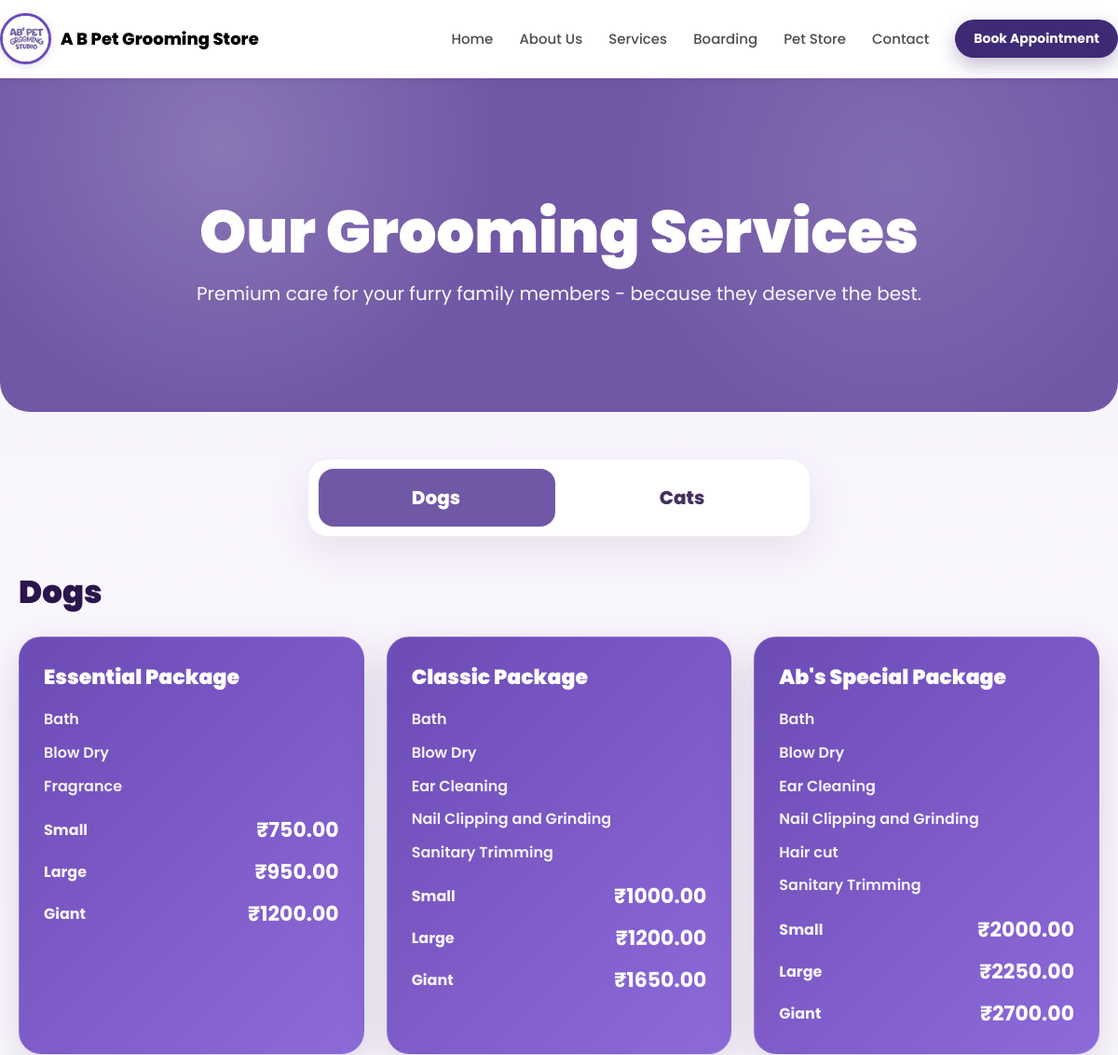
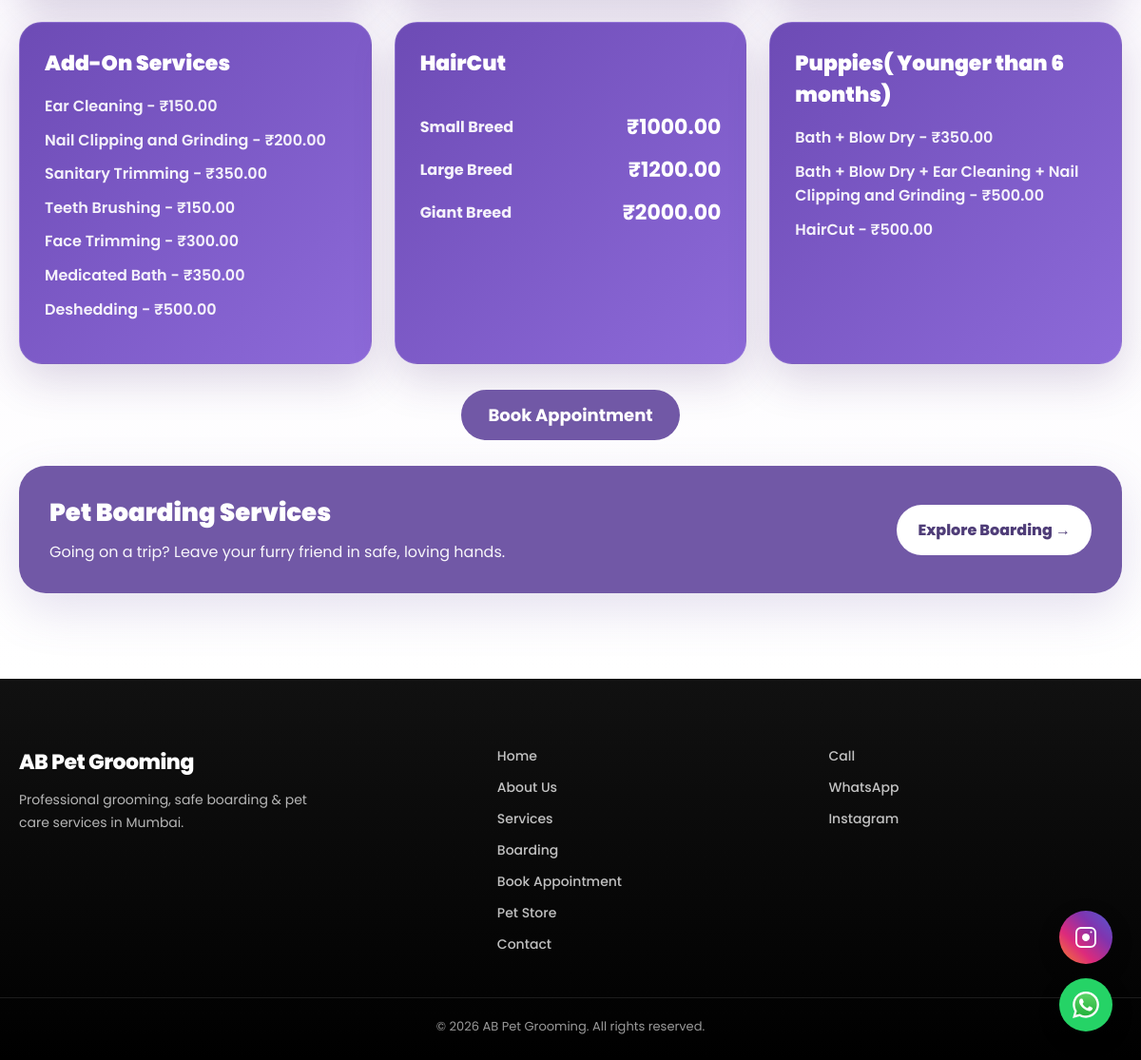
/services.php, run on the app's committed database (2 pictures, top to bottom).
### tables this page shows
CREATE TABLE `service_cards` (
  `id` int(11) NOT NULL,
  `title` varchar(255) DEFAULT NULL,
  `category` enum('dog','cat') DEFAULT NULL
);

CREATE TABLE `service_card_items` (
  `id` int(11) NOT NULL,
  `service_id` int(11) DEFAULT NULL,
  `type` enum('item','breed') DEFAULT NULL,
  `name` varchar(255) DEFAULT NULL,
  `price` decimal(10,2) DEFAULT NULL
);

### services.php (the view, shortened to what this page needs)
<?php
include 'config/db.php';
?>
<?php include "includes/header.php"; ?>
<section class="services-page">
  <section class="svc-hero">
    <div class="container svc-hero-inner">
      <h1>Our Grooming Services</h1>
      <p>Premium care for your furry family members - because they deserve the best.</p>
    </div>
  </section>
  <div class="svc-wrap">
    <div class="container">
      <div class="svc-toggle">
        <div class="svc-indicator"></div>
        <button class="svc-tab active" data-target="dogsPanel">
          Dogs
        </button>
        <button class="svc-tab" data-target="catsPanel">
          Cats
        </button>
      </div>
      <div class="svc-panel active" id="dogsPanel">
        <h2 class="svc-section-title">Dogs</h2>
        <div class="svc-grid-3">
        <?php
        $dogs = mysqli_query($conn,"
        SELECT * FROM service_cards
        WHERE category='dog'
        ORDER BY id ASC
        ");
        while($card = mysqli_fetch_assoc($dogs)):
        ?>
        <div class="svc-card">
          <h3><?php echo $card['title']; ?></h3>
          <ul class="svc-list">
          <?php
          $items = mysqli_query($conn,"
          SELECT * FROM service_card_items
          WHERE service_id=".$card['id']."
          AND type='item'
          ");
          while($i = mysqli_fetch_assoc($items)):
          ?>
          <li>
            <?php echo $i['name']; ?>
            <?php if($i['price']){ ?>
            - ₹<?php echo $i['price']; ?>
            <?php } ?>
          </li>
          <?php endwhile; ?>
          </ul>
          <div class="svc-price-table">
          <?php
          $breeds = mysqli_query($conn,"
          SELECT * FROM service_card_items
          WHERE service_id=".$card['id']."
          AND type='breed'
          ");
          while($b = mysqli_fetch_assoc($breeds)):
          ?>
          <div class="svc-row">
            <span><?php echo $b['name']; ?></span>
            <b>
              <?php if($b['price']){ ?>
              ₹<?php echo $b['price']; ?>
              <?php } ?>
            </b>
          </div>
          <?php endwhile; ?>
          </div>
        </div>
        <?php endwhile; ?>
        </div>
      </div>
      <div class="book-center">
        <a href="book-appointment.php" class="book-btn">
          Book Appointment
        </a>
      </div>
      <div class="svc-banner">
        <div>
          <h3>Pet Boarding Services</h3>
          <p>
            Going on a trip? Leave your furry friend
            in safe, loving hands.
          </p>
        </div>
        <a href="boarding.php" class="svc-banner-btn">
          Explore Boarding →
        </a>
      </div>
    </div>
  </div>
</section>
<?php include "includes/footer.php"; ?>

### assets/css/style.css (style rules this page uses)
:root { --royal-dark: #3f2a75; --royal: #5a3ec8; --royal-light: #a58ae6; --royal-soft: #f3eeff; --text-dark: #1c1c1c; --white: #ffffff; }
* { margin: 0; padding: 0; box-sizing: border-box; font-family: 'Poppins', sans-serif; }
body { background: linear-gradient(180deg, #f6f1ff, #ffffff); color: var(--text-dark); }
.container { max-width: 1200px; margin: auto; padding: 0 20px; }

### services.php (style rules this page uses)
.services-page { background: linear-gradient(180deg, #f7f2fc 0%, #ffffff 100%); min-height: 100vh; }
.svc-hero { position: relative; padding: 130px 0 110px; overflow: hidden; border-radius: 0 0 32px 32px; background: linear-gradient(135deg, #7158a6, #7158a6); }
.svc-hero::before { content:""; position:absolute; inset:0; background: radial-gradient(circle at 20% 20%, rgba(255,255,255,0.18), transparent 30%), radial-gradient(circle at 80% 30%, rgba(255,255,255,0.12), transparent 30%); pointer-events:none; }
.svc-hero-inner { position: relative; z-index: 2; text-align: center; color: #fff; }
.svc-hero h1 { font-size: 64px; font-weight: 900; margin-bottom: 14px; line-height: 1.1; }
.svc-hero p { font-size: 20px; max-width: 780px; margin: 0 auto; opacity: 0.96; line-height: 1.7; }
.svc-wrap { padding: 50px 0 90px; }
.svc-toggle { position: relative; max-width: 540px; margin: 0 auto 34px; background: #fff; border-radius: 22px; padding: 10px; display: flex; gap: 10px; box-shadow: 0 16px 45px rgba(68, 35, 106, 0.10); border: 1px solid rgba(113,88,166,0.10); }
.svc-indicator { position: absolute; top: 10px; left: 10px; height: calc(100% - 20px); width: calc(50% - 15px); border-radius: 16px; background: linear-gradient(135deg, #7158a6, #7158a6); transition: all 0.35s ease; z-index: 1; }
.svc-tab { position: relative; z-index: 2; flex: 1; border: none; background: transparent; padding: 16px 18px; border-radius: 16px; font-size: 20px; font-weight: 800; color: #44305f; cursor: pointer; transition: color 0.25s ease; }
.svc-tab.active { color: #fff; }
.svc-panel { display: none; }
.svc-panel.active { display: block; }
.svc-section-title { font-size: 34px; font-weight: 900; color: #2b154d; margin: 0 0 22px; }
.svc-grid-3 { display: grid; grid-template-columns: repeat(auto-fit,minmax(320px,1fr)); gap: 24px; margin-bottom: 30px; }
body, .services-page { overflow-x: hidden; }
.book-center { text-align: center; margin: 40px 0; }
.book-center a { padding: 14px 28px; font-size: 18px; border-radius: 30px; background: #7158a6; color: #fff; font-weight: 700; text-decoration: none; }
.svc-card { background: linear-gradient(135deg,#6d4bb5,#8d6ad9); border-radius: 24px; padding: 26px; border: 1px solid rgba(255,255,255,0.10); box-shadow: 0 16px 45px rgba(68, 35, 106, 0.18); height: 100%; color:#fff; transition:0.35s ease; }
.svc-card h3 { font-size: 22px; font-weight: 900; margin-bottom: 16px; color: #fff; }
.svc-list { list-style: none; padding: 0; margin: 0 0 18px; display: flex; flex-direction: column; gap: 10px; }
.svc-list li { color:rgba(255,255,255,0.92); font-weight:600; line-height:1.6; }
.svc-price-table { display: flex; flex-direction: column; gap: 12px; margin-top: 6px; }
.svc-row { display:flex; justify-content:space-between; align-items:center; gap:12px; font-size:16px; color:rgba(255,255,255,0.92); font-weight:700; }
.svc-row b { color: #fff; font-size: 22px; }
.svc-banner { width: 100%; margin-top: 30px; border-radius: 28px; padding: 30px 32px; background: linear-gradient(135deg, #7158a6, #7158a6); display: flex; justify-content: space-between; align-items: center; gap: 20px; box-shadow: 0 18px 50px rgba(113,88,166,0.18); }
.svc-banner h3 { color: #fff; margin: 0 0 8px; font-size: 26px; font-weight: 900; }
.svc-banner p { color: rgba(255,255,255,0.95); margin: 0; max-width: 740px; line-height: 1.7; }
.svc-banner-btn { display: inline-block; white-space: nowrap; padding: 14px 22px; border-radius: 999px; background: #fff; color: #4f3d78; text-decoration: none; font-weight: 800; }

### data on the page
service_cards: title "Essential Package"
service_card_items: name "Bath"
service_card_items: name "Blow Dry"
service_card_items: name "Fragrance"
service_card_items: name "Small", price "750.00"
service_card_items: name "Large", price "950.00"
service_card_items: name "Giant", price "1200.00"
service_cards: title "Classic Package"
service_card_items: name "Bath"
service_card_items: name "Blow Dry"
service_card_items: name "Ear Cleaning"
service_card_items: name "Nail Clipping and Grinding"
service_card_items: name "Sanitary Trimming"
service_card_items: name "Small", price "1000.00"
service_card_items: name "Large", price "1200.00"
service_card_items: name "Giant", price "1650.00"
service_cards: title "Ab's Special Package"
service_card_items: name "Bath"
service_card_items: name "Blow Dry"
service_card_items: name "Ear Cleaning"
service_card_items: name "Nail Clipping and Grinding"
service_card_items: name "Hair cut"
service_card_items: name "Sanitary Trimming"
service_card_items: name "Small", price "2000.00"
service_card_items: name "Large", price "2250.00"
service_card_items: name "Giant", price "2700.00"
service_cards: title "Add-On Services"
service_card_items: name "Ear Cleaning", price "150.00"
service_card_items: name "Nail Clipping and Grinding", price "200.00"
service_card_items: name "Sanitary Trimming", price "350.00"
service_card_items: name "Teeth Brushing", price "150.00"
service_card_items: name "Face Trimming", price "300.00"
service_card_items: name "Medicated Bath", price "350.00"
service_card_items: name "Deshedding", price "500.00"
service_cards: title "HairCut"
service_card_items: name "Small Breed", price "1000.00"
service_card_items: name "Large Breed", price "1200.00"
service_card_items: name "Giant Breed", price "2000.00"
service_cards: title "Puppies( Younger than 6 months)"
service_card_items: name "Bath + Blow Dry", price "350.00"
service_card_items: name "Bath + Blow Dry + Ear Cleaning + Nail Clipping and Grinding", price "500.00"
service_card_items: name "HairCut", price "500.00"
